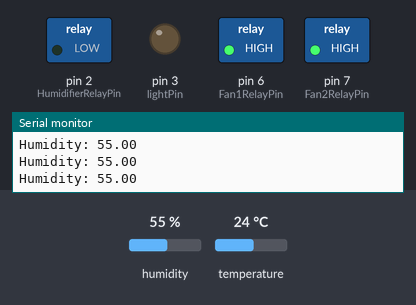
A sketch run on a simulated Arduino Uno, built with avr-gcc and run on an emulated ATmega328P. On the bench: switched loads named in the sketch (green lamp = pin HIGH), output pins drawn as LEDs (lit = HIGH), the last lines printed to the serial monitor. Inputs (shaded band) come from the test bench; at power-on: humidity 55 %, temperature 24 °C.

Above: at 6.8 s.
6.9 s: humidity set to 84 %
12.3 s: humidity set to 87 %
At 15.4 s:
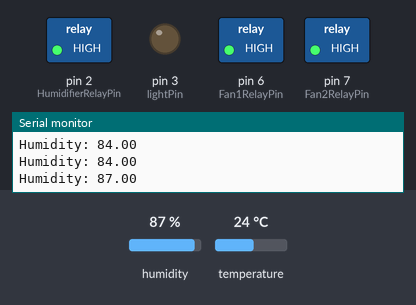
17.7 s: humidity set to 81 %
23.1 s: humidity set to 78 %
At 26.9 s:
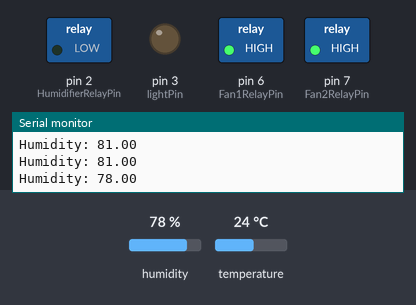
28.5 s: humidity set to 88 %
At 31.2 s:
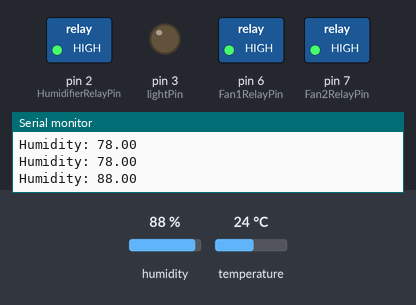
Timing chart, 0 to 32.7 s (numbered marks = the images above; inputs shaded):
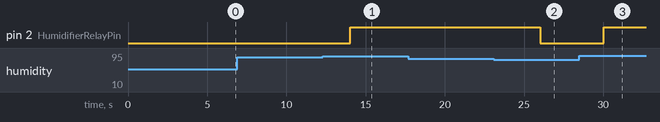

Measured:
- the behaviour switches between 85 and 86 % on humidity (found by bisection; images 0 and 1)
- the behaviour switches between 80 and 79 % on humidity (found by bisection; images 1 and 2)
- after the input at 12.3 s, pin 2 (HumidifierRelayPin): LOW → HIGH after 1.7 s
- after the input at 23.1 s, pin 2 (HumidifierRelayPin): HIGH → LOW after 2.9 s
- after the input at 28.5 s, pin 2 (HumidifierRelayPin): LOW → HIGH after 1.5 s

The sketch:

Mushroom_Control_Box_V1.ino
```cpp
#include <DHT.h>
#define Type DHT11

// Pins
const int HumidifierRelayPin = 2;
const int lightPin = 3;
const int buttonPinUp = 4;
const int buttonPinDown = 5;
const int Fan1RelayPin = 6;
const int Fan2RelayPin = 7;
const int sensorPin = 8;

// Humidity Sensor
DHT HT(sensorPin, Type);
float humidity = 0;

// Buttons
bool lastUpState = HIGH;
bool lastDownState = HIGH;
unsigned long lastButtonMillis = 0; // debounce timer
const unsigned long debounceTime = 150; // 150 ms debounce

// humidity set
int setHumidity = 85;

// Fan relays
const unsigned long onTime  = 5UL  * 60UL * 1000UL;   // 5 minutes
const unsigned long offTime = 55UL * 60UL * 1000UL;  // 55 minutes
bool fanState = false;

// Light
unsigned long lightOnTime  = 9UL  * 60UL * 60UL * 1000UL;  // 9 hours
unsigned long lightOffTime = 15UL * 60UL * 60UL * 1000UL; // 15 hours

// Timing
// Fan timing
unsigned long previousMillisFan = 0;

// Light timing
unsigned long previousMillisLight = 0;
bool lightState = true;

// DHT timing
unsigned long previousMillisDHT = 0;
const unsigned long dhtInterval = 2000; // 2 seconds

void setup() {
  // Humidity sensor
  HT.begin();

  // Buttons
  pinMode(buttonPinUp, INPUT_PULLUP);
  pinMode(buttonPinDown, INPUT_PULLUP);

  // Fan Relays (active LOW, so HIGH = OFF)
  pinMode(Fan1RelayPin, OUTPUT);
  digitalWrite(Fan1RelayPin, HIGH);  // Start OFF
  pinMode(Fan2RelayPin, OUTPUT);
  digitalWrite(Fan2RelayPin, HIGH);  // Start OFF

  // Humidifier Relay (active LOW)
  pinMode(HumidifierRelayPin, OUTPUT);
  digitalWrite(HumidifierRelayPin, HIGH);  // Start OFF

  // Light Relay (active LOW)
  pinMode(lightPin, OUTPUT);
  digitalWrite(lightPin, LOW); // Start ON

  // Initialize timers
  previousMillisFan = millis();
  previousMillisLight = millis();

  Serial.begin(9600);
}

void loop() {
  unsigned long currentMillis = millis();

  // Humidity sensor
  if (currentMillis - previousMillisDHT >= dhtInterval) {
    humidity = HT.readHumidity();
    previousMillisDHT = currentMillis;

    Serial.print("Humidity: ");
    Serial.println(humidity);
  }

  // Humidity relay (active LOW)
  // ON < 80%, OFF > 85%
  if (!isnan(humidity)) {
    if (humidity < 80.0) {
      digitalWrite(HumidifierRelayPin, LOW);   // Turn ON
    }
    else if (humidity > 85.0) {
      digitalWrite(HumidifierRelayPin, HIGH);  // Turn OFF
    }
  }

  // Fan Relays
  // 5 min ON / 55 min OFF
  if (!fanState && currentMillis - previousMillisFan >= offTime) {
    digitalWrite(Fan1RelayPin, LOW);
    digitalWrite(Fan2RelayPin, LOW);
    fanState = true;
    previousMillisFan = currentMillis;
  }
  else if (fanState && currentMillis - previousMillisFan >= onTime) {
    digitalWrite(Fan1RelayPin, HIGH);
    digitalWrite(Fan2RelayPin, HIGH);
    fanState = false;
    previousMillisFan = currentMillis;
  }

  // Light relay (active LOW)
  // 9 hours ON / 15 hours OFF
  if (lightState && currentMillis - previousMillisLight >= lightOnTime) {
    digitalWrite(lightPin, HIGH); // Turn OFF
    lightState = false;
    previousMillisLight = currentMillis;
  }
  else if (!lightState && currentMillis - previousMillisLight >= lightOffTime) {
    digitalWrite(lightPin, LOW);  // Turn ON
    lightState = true;
    previousMillisLight = currentMillis;
  }
}
```
